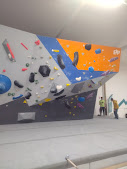
#> input picture tools/wall_predictor/to_predict/IMG_20250311_204050918.jpg, 127 x 169 px
$ python visualizer.py ../wall_predictor/to_predict/IMG_20250311_204050918.jpg
#> lines starting #> are read from the running program, lines starting #| are printed output that depends on the picture
import cv2
import numpy as np
import json
from pathlib import Path
import matplotlib.pyplot as plt

# Dimensions cibles utilisées pour l'annotation
TARGET_WIDTH = 512
TARGET_HEIGHT = 683

class MaskVisualizer:
    def __init__(self, image_path, annotations_dir="annotations"):
#> called with annotations_dir = 'annotations'
        self.image_path = Path(image_path)
        self.annotations_dir = Path(annotations_dir)

        # Charger l'image originale
        self.original_image = cv2.imread(str(image_path))
#> self.original_image is the input picture: shape (169, 127, 3); mean B, G, R 145.9, 150.4, 159.1
        if self.original_image is None:
            raise ValueError(f"Impossible de charger l'image: {image_path}")

        # Convertir BGR en RGB
        self.original_image = cv2.cvtColor(self.original_image, cv2.COLOR_BGR2RGB)

        # Charger l'image redimensionnée si elle existe
        resized_path = self.annotations_dir / f"image_{self.image_path.stem}.png"
        if resized_path.exists():
            self.resized_image = cv2.imread(str(resized_path))
            self.resized_image = cv2.cvtColor(self.resized_image, cv2.COLOR_BGR2RGB)
        else:
            # Redimensionner l'image si nécessaire
            self.resized_image = cv2.resize(self.original_image, (TARGET_WIDTH, TARGET_HEIGHT))
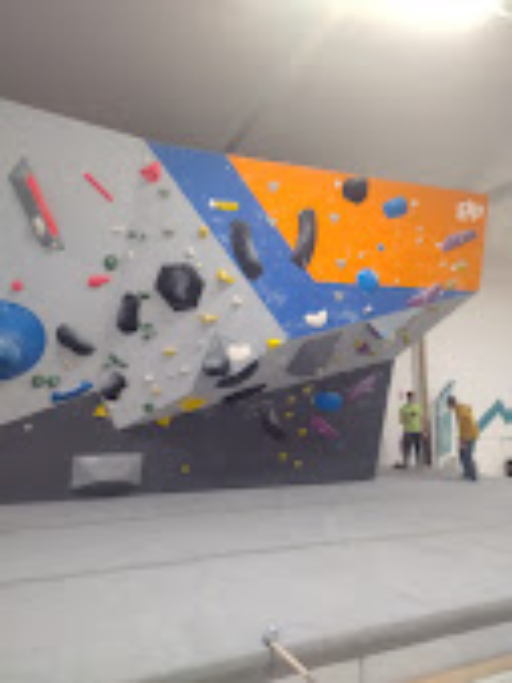
#> self.resized_image: shape (683, 512, 3); mean R, G, B 159, 150.3, 145.8

        # Charger le masque et les annotations
        self.load_annotations()

    def load_annotations(self):
        """Charge le masque et les données d'annotation."""
        self.mask = None
        self.polygons = []
        self.normalized_polygons = []

        # Charger le masque
        mask_path = self.annotations_dir / f"mask_{self.image_path.stem}.png"
        if mask_path.exists():
            self.mask = cv2.imread(str(mask_path), cv2.IMREAD_GRAYSCALE)

        # Charger les polygones
        json_path = self.annotations_dir / f"polygons_{self.image_path.stem}.json"
        if json_path.exists():
            with open(json_path, 'r') as f:
                data = json.load(f)
                self.polygons = data["polygons"]
                self.normalized_polygons = data.get("normalized_polygons", [])
                self.original_shape = data.get("original_shape")
                self.annotation_date = data.get("annotation_date")

    def show(self):
        """Affiche une visualisation complète des annotations."""
        if self.mask is None:
            print("Aucune annotation trouvée pour cette image")
            return

        fig = plt.figure(figsize=(20, 10))

        # 1. Image originale avec dimensions originales
        plt.subplot(231)
        plt.imshow(self.original_image)
        plt.title(f"Image originale\n{self.original_image.shape[:2]}")
        plt.axis('off')

        # 2. Image redimensionnée
        plt.subplot(232)
        plt.imshow(self.resized_image)
        plt.title(f"Image redimensionnée\n{TARGET_WIDTH}x{TARGET_HEIGHT}")
        plt.axis('off')

        # 3. Masque binaire
        plt.subplot(233)
        plt.imshow(self.mask, cmap='gray')
        plt.title("Masque binaire")
        plt.axis('off')

        # 4. Superposition du masque sur l'image redimensionnée
        plt.subplot(234)
        overlay = self.resized_image.copy()
        # Créer un masque RGB
        mask_overlay = np.zeros_like(self.resized_image)
        mask_overlay[self.mask > 0] = [0, 255, 0]  # Vert pour les zones masquées
        # Fusionner l'image et le masque
        blended = cv2.addWeighted(overlay, 0.7, mask_overlay, 0.3, 0)
        plt.imshow(blended)
        plt.title("Superposition masque")
        plt.axis('off')

        # 5. Image avec polygones
        plt.subplot(235)
        img_with_polygons = self.resized_image.copy()
        for i, polygon in enumerate(self.polygons):
            points = np.array(polygon, dtype=np.int32)
            cv2.polylines(img_with_polygons, [points], True, (255, 0, 0), 2)
            # Afficher le numéro du polygone
            center = np.mean(points, axis=0, dtype=np.int32)
            cv2.putText(img_with_polygons, str(i+1), tuple(center),
                       cv2.FONT_HERSHEY_SIMPLEX, 0.8, (255, 0, 0), 2)
        plt.imshow(img_with_polygons)
        plt.title(f"Polygones ({len(self.polygons)} murs)")
        plt.axis('off')

        # 6. Informations
        plt.subplot(236)
        plt.axis('off')
        info_text = [
            f"Nom: {self.image_path.name}",
            f"Dimensions originales: {self.original_image.shape[:2]}",
            f"Dimensions cible: {TARGET_WIDTH}x{TARGET_HEIGHT}",
            f"Nombre de murs: {len(self.polygons)}",
            f"Date d'annotation: {self.annotation_date if hasattr(self, 'annotation_date') else 'N/A'}"
        ]
        plt.text(0.1, 0.5, '\n'.join(info_text), fontsize=10, va='center')
        plt.title("Informations")

        plt.tight_layout()
        plt.show()

def visualize_directory(image_path, annotations_dir="annotations"):
    """Visualise les annotations d'une image."""
    try:
        visualizer = MaskVisualizer(image_path, annotations_dir)
        visualizer.show()
    except Exception as e:
        print(f"Erreur lors de la visualisation: {str(e)}")

if __name__ == "__main__":
    import sys
    if len(sys.argv) != 2:
        print("Usage: python visualizer.py <chemin_image>")
        sys.exit(1)

    visualize_directory(sys.argv[1])
